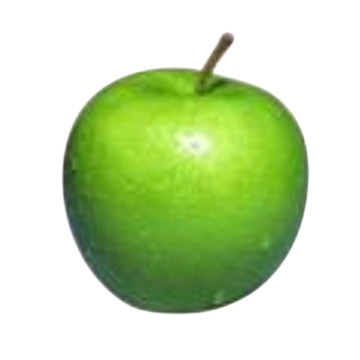
//> input picture apple.jpg, 360 x 360 px
$ ./extrakonturs   (built with g++ and OpenCV 4)
//> lines starting //> are read from the running program, lines starting //| are printed output that depends on the picture; after the words box and inside, x2 and y2 are one past the last pixel; in counts of white or black regions, pixels touching at a corner belong together
#include "cv.h"
#include "highgui.h"

using namespace cv;
using namespace std;

int main() {

    // read in the apple (change path to the file)
    Mat img0 = imread("/home/kuba/Documents/vision/andrzejeVision/apple.jpg", 1);
//> img0 is the input picture: 360 rows x 360 cols, CV_8UC3; mean B, G, R 177.5, 221.6, 200.8

    Mat img1;
    cvtColor(img0, img1, CV_RGB2GRAY);
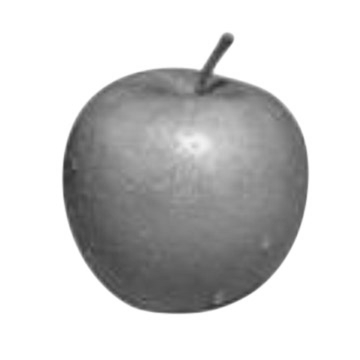
//> img1: 360 rows x 360 cols, CV_8UC1; min 50, max 255, mean 206.1

    // apply your filter
    Canny(img1, img1, 100, 200);
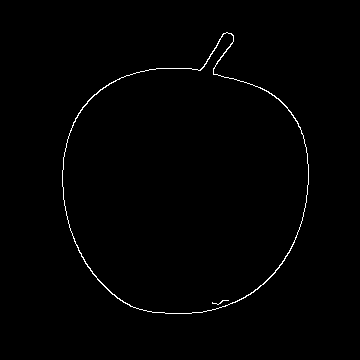
//> img1: 360 rows x 360 cols, CV_8UC1; 0.79% white in thin lines or dots, all inside (x1, y1, x2, y2) = (62, 32, 309, 314)

    // find the contours
    vector< vector<Point> > contours;
    findContours(img1, contours, CV_RETR_EXTERNAL, CV_CHAIN_APPROX_NONE);
//> contours = 1 contour; box (x1, y1, x2, y2) and area: (62, 32, 309, 314) 49380

    // you could also reuse img1 here
    Mat mask = Mat::zeros(img1.rows, img1.cols, CV_8UC1);

    // CV_FILLED fills the connected components                  @
    drawContours(mask, contours, -1, Scalar(255), CV_FILLED);
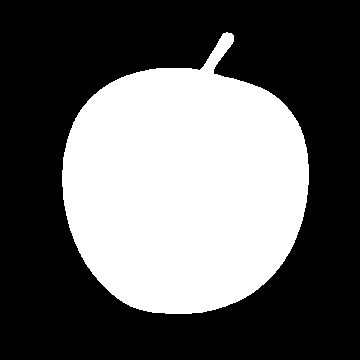
//> mask: 360 rows x 360 cols, CV_8UC1; 38.4% white; 1 white region, box (x1, y1, x2, y2) and area: (62, 32, 309, 314) 49777

    // let's create a new image now
    Mat crop(img0.rows, img0.cols, CV_8UC3);

    // and copy the magic apple
    img0.copyTo(crop, mask);
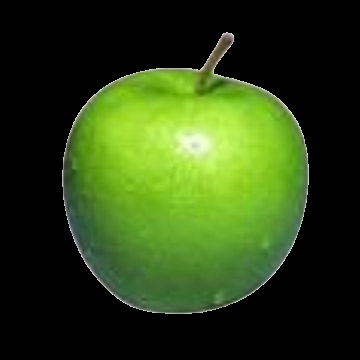
//> crop: 360 rows x 360 cols, CV_8UC3; mean B, G, R 20.7, 64.7, 43.9

    // normalize so imwrite(...)/imshow(...) shows the mask correctly!
    normalize(mask.clone(), mask, 0.0, 255.0, CV_MINMAX, CV_8UC1);

    imshow("original", img0);
    imshow("mask", mask);
    imshow("canny", img1);
    imshow("cropped", crop);

    waitKey();
    return 0;
}
